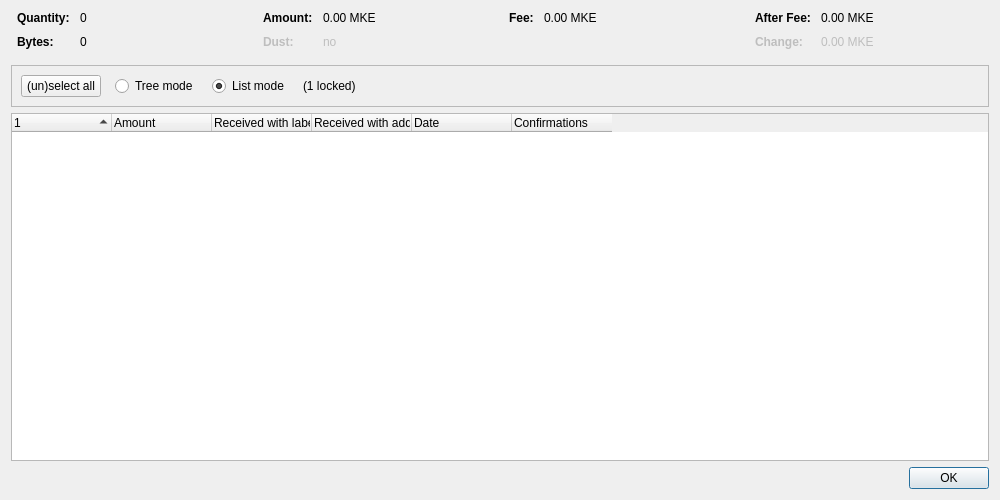
<?xml version="1.0" encoding="UTF-8"?>
<ui version="4.0">
 <class>CoinControlDialog</class>
 <widget class="QDialog" name="CoinControlDialog">
  <property name="geometry">
   <rect>
    <x>0</x>
    <y>0</y>
    <width>1000</width>
    <height>500</height>
   </rect>
  </property>
  <property name="windowTitle">
   <string>Coin Selection</string>
  </property>
  <layout class="QVBoxLayout" name="verticalLayout">
   <item>
    <layout class="QHBoxLayout" name="horizontalLayoutTop" stretch="0,0,0,0">
     <property name="topMargin">
      <number>0</number>
     </property>
     <property name="bottomMargin">
      <number>10</number>
     </property>
     <item>
      <layout class="QFormLayout" name="formLayoutCoinControl1">
       <property name="horizontalSpacing">
        <number>10</number>
       </property>
       <property name="verticalSpacing">
        <number>10</number>
       </property>
       <property name="leftMargin">
        <number>6</number>
       </property>
       <property name="rightMargin">
        <number>6</number>
       </property>
       <item row="0" column="0">
        <widget class="QLabel" name="labelCoinControlQuantityText">
         <property name="font">
          <font>
           <weight>75</weight>
           <bold>true</bold>
          </font>
         </property>
         <property name="text">
          <string>Quantity:</string>
         </property>
        </widget>
       </item>
       <item row="0" column="1">
        <widget class="QLabel" name="labelCoinControlQuantity">
         <property name="cursor">
          <cursorShape>IBeamCursor</cursorShape>
         </property>
         <property name="contextMenuPolicy">
          <enum>Qt::ActionsContextMenu</enum>
         </property>
         <property name="text">
          <string notr="true">0</string>
         </property>
         <property name="textInteractionFlags">
          <set>Qt::LinksAccessibleByMouse|Qt::TextSelectableByKeyboard|Qt::TextSelectableByMouse</set>
         </property>
        </widget>
       </item>
       <item row="1" column="0">
        <widget class="QLabel" name="labelCoinControlBytesText">
         <property name="font">
          <font>
           <weight>75</weight>
           <bold>true</bold>
          </font>
         </property>
         <property name="text">
          <string>Bytes:</string>
         </property>
        </widget>
       </item>
       <item row="1" column="1">
        <widget class="QLabel" name="labelCoinControlBytes">
         <property name="cursor">
          <cursorShape>IBeamCursor</cursorShape>
         </property>
         <property name="contextMenuPolicy">
          <enum>Qt::ActionsContextMenu</enum>
         </property>
         <property name="text">
          <string notr="true">0</string>
         </property>
         <property name="textInteractionFlags">
          <set>Qt::LinksAccessibleByMouse|Qt::TextSelectableByKeyboard|Qt::TextSelectableByMouse</set>
         </property>
        </widget>
       </item>
      </layout>
     </item>
     <item>
      <layout class="QFormLayout" name="formLayoutCoinControl2">
       <property name="horizontalSpacing">
        <number>10</number>
       </property>
       <property name="verticalSpacing">
        <number>10</number>
       </property>
       <property name="leftMargin">
        <number>6</number>
       </property>
       <property name="rightMargin">
        <number>6</number>
       </property>
       <item row="0" column="0">
        <widget class="QLabel" name="labelCoinControlAmountText">
         <property name="font">
          <font>
           <weight>75</weight>
           <bold>true</bold>
          </font>
         </property>
         <property name="text">
          <string>Amount:</string>
         </property>
        </widget>
       </item>
       <item row="0" column="1">
        <widget class="QLabel" name="labelCoinControlAmount">
         <property name="cursor">
          <cursorShape>IBeamCursor</cursorShape>
         </property>
         <property name="contextMenuPolicy">
          <enum>Qt::ActionsContextMenu</enum>
         </property>
         <property name="text">
          <string notr="true">0.00 MKE</string>
         </property>
         <property name="textInteractionFlags">
          <set>Qt::LinksAccessibleByMouse|Qt::TextSelectableByKeyboard|Qt::TextSelectableByMouse</set>
         </property>
        </widget>
       </item>
       <item row="1" column="0">
        <widget class="QLabel" name="labelCoinControlLowOutputText">
         <property name="enabled">
          <bool>false</bool>
         </property>
         <property name="font">
          <font>
           <weight>75</weight>
           <bold>true</bold>
          </font>
         </property>
         <property name="text">
          <string>Dust:</string>
         </property>
        </widget>
       </item>
       <item row="1" column="1">
        <widget class="QLabel" name="labelCoinControlLowOutput">
         <property name="enabled">
          <bool>false</bool>
         </property>
         <property name="cursor">
          <cursorShape>IBeamCursor</cursorShape>
         </property>
         <property name="contextMenuPolicy">
          <enum>Qt::ActionsContextMenu</enum>
         </property>
         <property name="text">
          <string notr="true">no</string>
         </property>
         <property name="textInteractionFlags">
          <set>Qt::LinksAccessibleByMouse|Qt::TextSelectableByKeyboard|Qt::TextSelectableByMouse</set>
         </property>
        </widget>
       </item>
      </layout>
     </item>
     <item>
      <layout class="QFormLayout" name="formLayoutCoinControl3">
       <property name="horizontalSpacing">
        <number>10</number>
       </property>
       <property name="verticalSpacing">
        <number>10</number>
       </property>
       <property name="leftMargin">
        <number>6</number>
       </property>
       <property name="rightMargin">
        <number>6</number>
       </property>
       <item row="0" column="0">
        <widget class="QLabel" name="labelCoinControlFeeText">
         <property name="font">
          <font>
           <weight>75</weight>
           <bold>true</bold>
          </font>
         </property>
         <property name="text">
          <string>Fee:</string>
         </property>
        </widget>
       </item>
       <item row="0" column="1">
        <widget class="QLabel" name="labelCoinControlFee">
         <property name="cursor">
          <cursorShape>IBeamCursor</cursorShape>
         </property>
         <property name="contextMenuPolicy">
          <enum>Qt::ActionsContextMenu</enum>
         </property>
         <property name="text">
          <string notr="true">0.00 MKE</string>
         </property>
         <property name="textInteractionFlags">
          <set>Qt::LinksAccessibleByMouse|Qt::TextSelectableByKeyboard|Qt::TextSelectableByMouse</set>
         </property>
        </widget>
       </item>
      </layout>
     </item>
     <item>
      <layout class="QFormLayout" name="formLayoutCoinControl4">
       <property name="horizontalSpacing">
        <number>10</number>
       </property>
       <property name="verticalSpacing">
        <number>10</number>
       </property>
       <property name="leftMargin">
        <number>6</number>
       </property>
       <property name="rightMargin">
        <number>6</number>
       </property>
       <item row="0" column="0">
        <widget class="QLabel" name="labelCoinControlAfterFeeText">
         <property name="font">
          <font>
           <weight>75</weight>
           <bold>true</bold>
          </font>
         </property>
         <property name="text">
          <string>After Fee:</string>
         </property>
        </widget>
       </item>
       <item row="0" column="1">
        <widget class="QLabel" name="labelCoinControlAfterFee">
         <property name="cursor">
          <cursorShape>IBeamCursor</cursorShape>
         </property>
         <property name="contextMenuPolicy">
          <enum>Qt::ActionsContextMenu</enum>
         </property>
         <property name="text">
          <string notr="true">0.00 MKE</string>
         </property>
         <property name="textInteractionFlags">
          <set>Qt::LinksAccessibleByMouse|Qt::TextSelectableByKeyboard|Qt::TextSelectableByMouse</set>
         </property>
        </widget>
       </item>
       <item row="1" column="0">
        <widget class="QLabel" name="labelCoinControlChangeText">
         <property name="enabled">
          <bool>false</bool>
         </property>
         <property name="font">
          <font>
           <weight>75</weight>
           <bold>true</bold>
          </font>
         </property>
         <property name="text">
          <string>Change:</string>
         </property>
        </widget>
       </item>
       <item row="1" column="1">
        <widget class="QLabel" name="labelCoinControlChange">
         <property name="enabled">
          <bool>false</bool>
         </property>
         <property name="cursor">
          <cursorShape>IBeamCursor</cursorShape>
         </property>
         <property name="contextMenuPolicy">
          <enum>Qt::ActionsContextMenu</enum>
         </property>
         <property name="text">
          <string notr="true">0.00 MKE</string>
         </property>
         <property name="textInteractionFlags">
          <set>Qt::LinksAccessibleByMouse|Qt::TextSelectableByKeyboard|Qt::TextSelectableByMouse</set>
         </property>
        </widget>
       </item>
      </layout>
     </item>
    </layout>
   </item>
   <item>
    <widget class="QFrame" name="frame">
     <property name="minimumSize">
      <size>
       <width>0</width>
       <height>40</height>
      </size>
     </property>
     <property name="frameShape">
      <enum>QFrame::StyledPanel</enum>
     </property>
     <property name="frameShadow">
      <enum>QFrame::Sunken</enum>
     </property>
     <layout class="QHBoxLayout" name="horizontalLayout">
      <item>
       <layout class="QHBoxLayout" name="horizontalLayoutPanel" stretch="0,0,0,0,0">
        <property name="spacing">
         <number>14</number>
        </property>
        <item>
         <widget class="QPushButton" name="pushButtonSelectAll">
          <property name="sizePolicy">
           <sizepolicy hsizetype="Maximum" vsizetype="Fixed">
            <horstretch>0</horstretch>
            <verstretch>0</verstretch>
           </sizepolicy>
          </property>
          <property name="text">
           <string>(un)select all</string>
          </property>
          <property name="autoDefault">
           <bool>false</bool>
          </property>
         </widget>
        </item>
        <item>
         <widget class="QRadioButton" name="radioTreeMode">
          <property name="sizePolicy">
           <sizepolicy hsizetype="Maximum" vsizetype="Fixed">
            <horstretch>0</horstretch>
            <verstretch>0</verstretch>
           </sizepolicy>
          </property>
          <property name="text">
           <string>Tree mode</string>
          </property>
         </widget>
        </item>
        <item>
         <widget class="QRadioButton" name="radioListMode">
          <property name="sizePolicy">
           <sizepolicy hsizetype="Maximum" vsizetype="Fixed">
            <horstretch>0</horstretch>
            <verstretch>0</verstretch>
           </sizepolicy>
          </property>
          <property name="text">
           <string>List mode</string>
          </property>
          <property name="checked">
           <bool>true</bool>
          </property>
         </widget>
        </item>
        <item>
         <widget class="QLabel" name="labelLocked">
          <property name="text">
           <string notr="true">(1 locked)</string>
          </property>
         </widget>
        </item>
        <item>
         <spacer name="horizontalSpacer">
          <property name="orientation">
           <enum>Qt::Horizontal</enum>
          </property>
          <property name="sizeHint" stdset="0">
           <size>
            <width>40</width>
            <height>20</height>
           </size>
          </property>
         </spacer>
        </item>
       </layout>
      </item>
     </layout>
    </widget>
   </item>
   <item>
    <widget class="CoinControlTreeWidget" name="treeWidget">
     <property name="contextMenuPolicy">
      <enum>Qt::CustomContextMenu</enum>
     </property>
     <property name="sortingEnabled">
      <bool>false</bool>
     </property>
     <property name="columnCount">
      <number>6</number>
     </property>
     <attribute name="headerShowSortIndicator" stdset="0">
      <bool>true</bool>
     </attribute>
     <attribute name="headerStretchLastSection">
      <bool>false</bool>
     </attribute>
     <column>
      <property name="text">
       <string/>
      </property>
     </column>
     <column>
      <property name="text">
       <string>Amount</string>
      </property>
     </column>
     <column>
      <property name="text">
       <string>Received with label</string>
      </property>
     </column>
     <column>
      <property name="text">
       <string>Received with address</string>
      </property>
     </column>
     <column>
      <property name="text">
       <string>Date</string>
      </property>
     </column>
     <column>
      <property name="text">
       <string>Confirmations</string>
      </property>
      <property name="toolTip">
       <string>Confirmed</string>
      </property>
     </column>
     <column>
      <property name="text">
       <string/>
      </property>
     </column>
     <column>
      <property name="text">
       <string/>
      </property>
     </column>
     <column>
      <property name="text">
       <string/>
      </property>
     </column>
     <column>
      <property name="text">
       <string/>
      </property>
     </column>
    </widget>
   </item>
   <item>
    <widget class="QDialogButtonBox" name="buttonBox">
     <property name="orientation">
      <enum>Qt::Horizontal</enum>
     </property>
     <property name="standardButtons">
      <set>QDialogButtonBox::Ok</set>
     </property>
    </widget>
   </item>
  </layout>
 </widget>
 <customwidgets>
  <customwidget>
   <class>CoinControlTreeWidget</class>
   <extends>QTreeWidget</extends>
   <header>qt/coincontroltreewidget.h</header>
  </customwidget>
 </customwidgets>
 <resources/>
 <connections/>
</ui>
